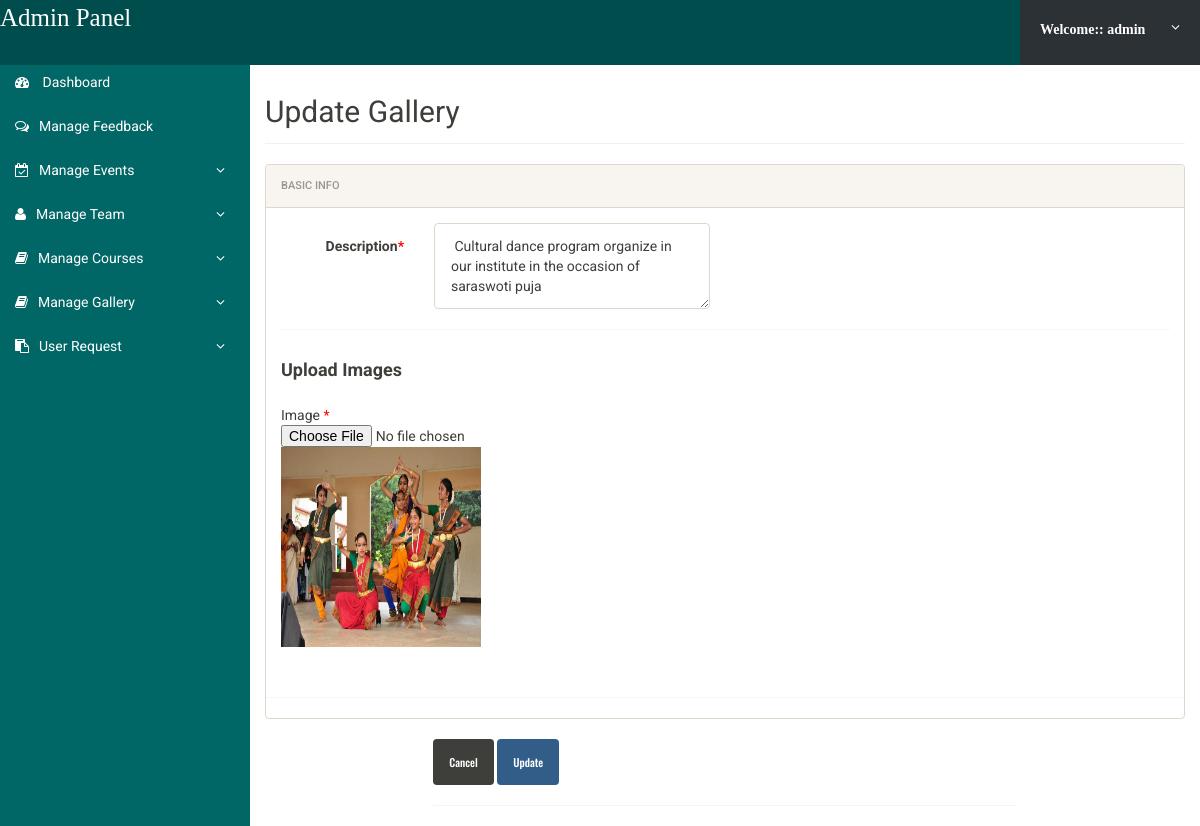
Screenshot of /admin/edit_gallery.php?id=14 (signed in) with the database file from the repository.
### tables this page shows
CREATE TABLE `gallery` (
  `gallery_id` int(5) NOT NULL,
  `image` longblob NOT NULL,
  `about` varchar(500) NOT NULL
);

### admin/class/DatabaseClass.php (called while the page is built, shortened)
<?php
Class DatabaseAdmin{
 public $host   = "localhost";
 public $user   = "root";
 public $pass   = "";
 public $dbname = "login";
 public $link;
private function connectDB(){
 $this->link = new mysqli($this->host, $this->user, $this->pass,
  $this->dbname);
 }
public function select($query){
  $result = $this->link->query($query) or
   die($this->link->error.__LINE__);
  if($result->num_rows > 0){
    return $result;
  } else {
    return false;
  }
 }
}

### admin/class/AdminClass.php (called while the page is built, shortened)
<?php
include_once 'DatabaseClass.php';
?>
<?php
class AdminClass {
	private $db;
	public function __construct(){
		$this->db=new DatabaseAdmin();
	}
    public function GetAllGalleryById($id)
    {
      $query="SELECT * FROM gallery where gallery_id='$id'";
       $result=$this->db->select($query);
       return $result;
    }
}
?>

### admin/edit_gallery.php (the view, shortened to what this page needs)
<?php
include "class/AdminClass.php";
$gallery=new AdminClass();
if (!isset($_SESSION['admin']))
{
  header("LOCATION:login.php");
}
else
{
$id=$_GET['id'];
?>
<!doctype html>
<html lang="en" class="no-js">
<head>
  <link rel="stylesheet" href="css/font-awesome.min.css">
  <link rel="stylesheet" href="css/bootstrap.min.css">
  <link rel="stylesheet" href="css/dataTables.bootstrap.min.css">
  <link rel="stylesheet" href="css/bootstrap-social.css">
  <link rel="stylesheet" href="css/bootstrap-select.css">
  <link rel="stylesheet" href="css/fileinput.min.css">
  <link rel="stylesheet" href="css/awesome-bootstrap-checkbox.css">
  <link rel="stylesheet" href="css/style.css">
</head>
<body>
  <?php include('includes/header.php');?>
  <div class="ts-main-content">
  <?php include('includes/leftbar.php');?>
    <div class="content-wrapper">
      <div class="container-fluid">
        <div class="row">
          <div class="col-md-12">
            <h2 class="page-title">Update Gallery</h2>
            <div class="row">
              <div class="col-md-12">
                <div class="panel panel-default">
                  <div class="panel-heading">Basic Info</div>
      <?php
$getall=$gallery->GetAllGalleryById($id);
if($getall){
  while ($result=$getall->fetch_assoc()){
    ?>
                  <div class="panel-body">
<form method="POST" class="form-horizontal" enctype="multipart/form-data">
<div class="form-group">
<label class="col-sm-2 control-label">Description<span style="color:red">*</span></label>
<div class="col-sm-4">
<textarea rows="3" cols="20" class="form-control" name="about"><?php echo $result['about']; ?> </textarea>
</div>
</div>
<div class="hr-dashed"></div>
<div class="form-group">
<div class="col-sm-12">
<h4><b>Upload Images</b></h4>
</div>
</div>
<div class="form-group">
<div class="col-sm-4">
Image  <span style="color:red">*</span><input type="file" name="image" >
<img src="<?php echo $result['image'];?>" width="200px" height="200px">
</div>
</div>
</div>
<div class="hr-dashed"></div>
</div>
</div>
</div>
</div>
</div>
              <div class="form-group">
              <div class="col-sm-8 col-sm-offset-2">
              <button class="btn btn-default" type="reset">Cancel</button>
              <input type="submit" name="submit" class="btn btn-primary" value="Update"><hr>
              </div>
              </div>
              <?php } }?>
                  </div>
                </div>
              </div>
</body>
</html>
<?php
}
?>

### admin/css/style.css (style rules this page uses)
html { font-size: 14px; }
@media only screen and (min-width: 480px) { html { font-size: 17px; } }
@media only screen and (min-width: 768px) { html { font-size: 14px; } }
body { font-size: 1em; }
.btn { font-family: 'Oswald', sans-serif; }
.hr-dashed { background-color: transparent; border-top: 1px dotted #edf0f5; color: transparent; height: 1px; margin: 20px 0; }
.panel { overflow: hidden; }
.btn { text-transform: none; }
.page-title { padding-bottom: 15px; margin-bottom: 20px; border-bottom: 1px solid #f0f0f0; }
.ts-main-content .content-wrapper { padding-top: 15px; margin-top: 60px; }
@media only screen and (min-width: 992px) { .ts-main-content .content-wrapper { margin-left: 250px; } }

### rows the page displays
gallery: about "Cultural dance program organize in our institute in the occasion of saraswoti puja", image (picture)

### other values shown
$_SESSION['admin'] "admin"
